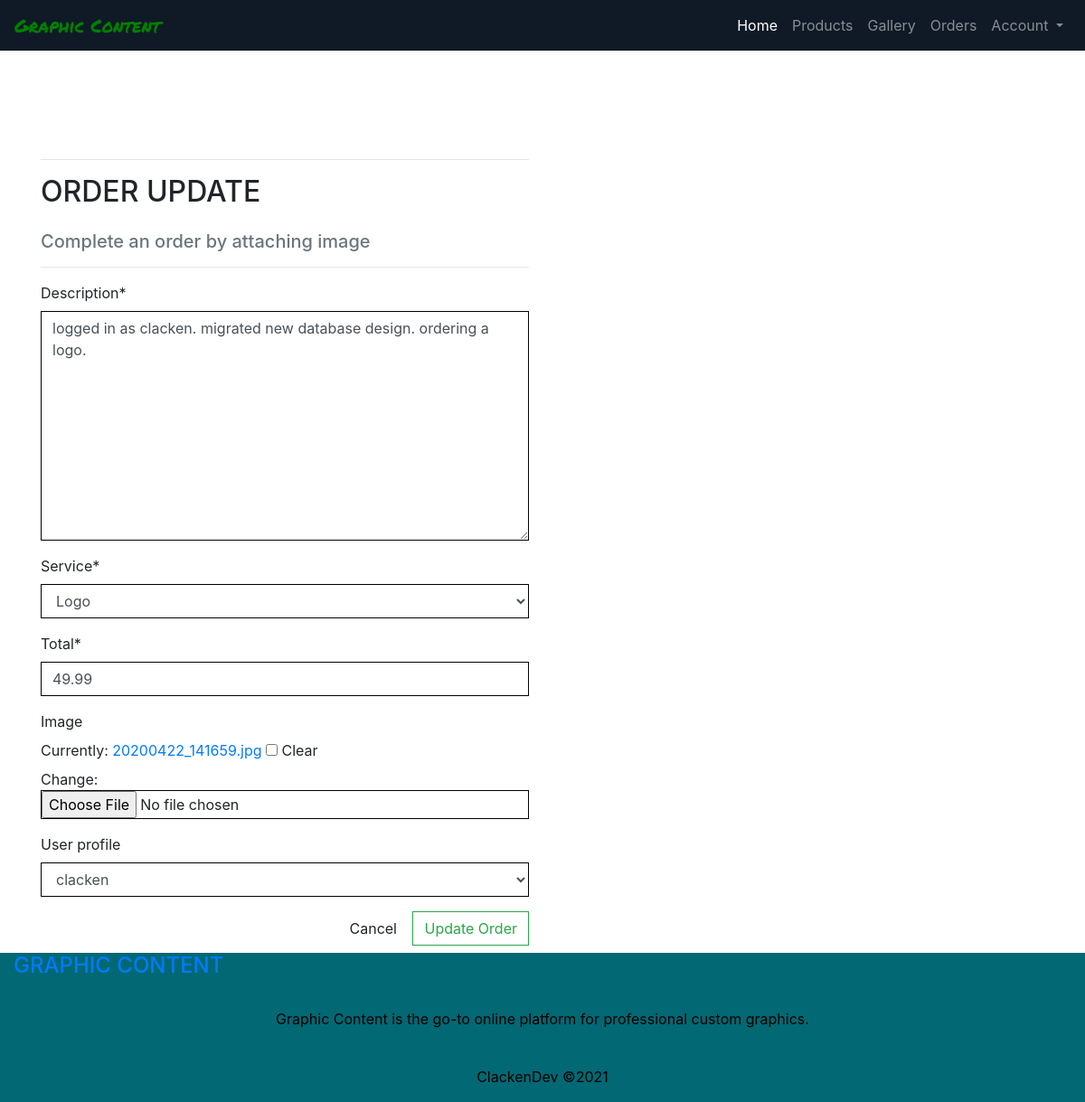
The page /orders/edit_order/002B36AD1D604D0390D99F2BAB33F21B (signed in) on the database its author committed.
### orders/models.py (models this page shows, shortened)
class Order(models.Model):
    order_number = models.CharField(max_length=32, null=False, editable=False)
    user_profile = models.ForeignKey(UserProfile, on_delete=models.SET_NULL,
                                     null=True, blank=True,
                                     related_name='orders')
    date = models.DateTimeField(auto_now_add=True)
    service = models.ForeignKey(Product, null=False, blank=False,
                                on_delete=models.CASCADE)
    total = models.DecimalField(max_digits=10, decimal_places=2, null=False,
                                default=0)
    description = models.TextField(null=False, blank=False)
    image = models.ImageField(null=True, blank=True)
    is_fulfilled = models.BooleanField(default=False)
    changes_requested = models.TextField(null=False, blank=True)

### orders/views.py (the view)
# urls.py: path('edit_order/<order_number>', views.edit_order, name='edit_order'),
@login_required
def edit_order(request, order_number):
    order = get_object_or_404(Order, order_number=order_number)
    if request.method == 'POST':
        form = OrderForm(request.POST, request.FILES, instance=order)
        if form.is_valid():
            obj = form.save(commit=False)
            form.is_fulfilled = True
            obj.save()
            messages.success(request, 'Successfully updated product!')
            return redirect(reverse('orders'))
        else:
            messages.error(request, 'Failed to update product.\
                          Please ensure the form is valid.')
    else:
        form = OrderForm(instance=order)
        messages.info(request, f'You are editing {order_number}')
    template = 'orders/update_order.html'
    context = {
        'form': form,
        'order': order,
    }
    return render(request, template, context)

### orders/forms.py
class OrderForm(forms.ModelForm):
    class Meta:
        model = Order
        fields = ('description', 'service', 'total', 'image', 'user_profile')
    def __init__(self, *args, **kwargs):
        super().__init__(*args, **kwargs)
        for field_name, field in self.fields.items():
            field.widget.attrs['class'] = 'border-black rounded-0'

### products/models.py (called while the page is built)
    def __str__(self):
        return str(self.service_type)

### profiles/models.py (called while the page is built)
    def __str__(self):
        return str(self.user)

### orders/templates/orders/update_order.html (shortened to what this page needs)
{% extends "base.html" %}
{% load static %}
{% block page_header %}
<div class="overlay"></div>
{% endblock %}
{% block content %}
<div class="overlay"></div>
<div class="container">
    <div class="row">
        <div class="col-12 col-md-6">
            <hr>
            <h2 class="logo-font mb-4">Order Update</h2>
            <h5 class="text-muted">Complete an order by attaching image</h5>
            <hr>
        </div>
    </div>
    <div class="row">
        <div class="col-12 col-md-6">
            <form method="POST" action="{% url 'edit_order' order.order_number %}" class="form mb-2"
                enctype="multipart/form-data">
                {{ form | crispy }}
                <div class="text-right">
                    <a class="btn btn-outline-black rounded-0" href="{% url 'orders' %}">Cancel</a>
                    <button class="btn btn-outline-success rounded-0" type="submit">Update Order</button>
                </div>
            </form>
        </div>
    </div>
</div>
{% endblock %}

### static/css/base.css (style rules this page uses)
html { height: 100%; }
body { margin: 0; }
.overlay { height: 100%; width: 100%; top: 0; left: 0; position: fixed; background: white; z-index: -1; }
.logo-font { text-transform: uppercase; }
.border-black { border: 1px solid black !important; }

### rows shown on the page
Order: description "logged in as clacken. migrated new database design. ordering a logo.", service "Logo", total "49.99", user_profile "clacken"
